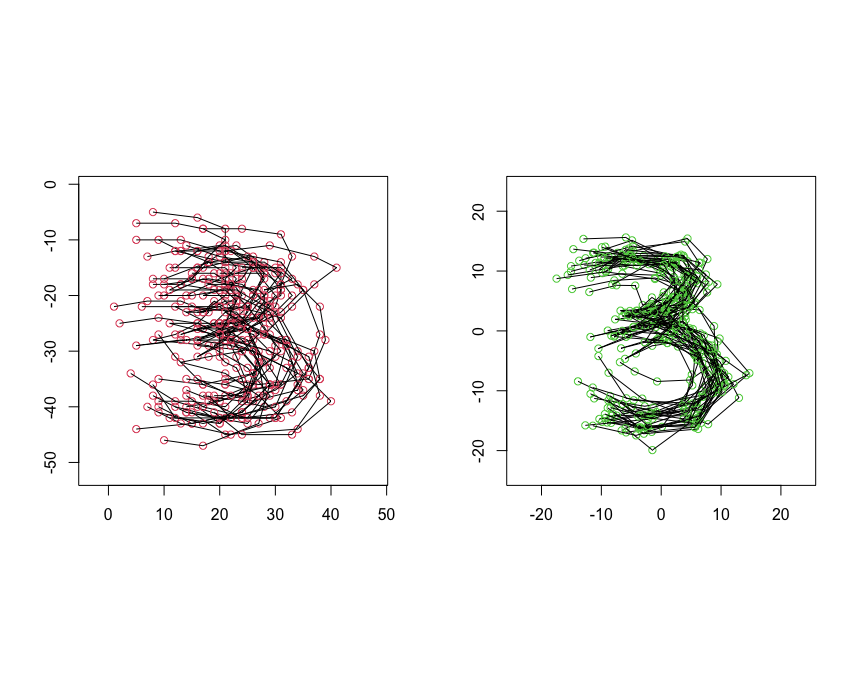

R code for this plot:
#%%%%%%%%%%%%%%%%%%%%%%%%%%%%%%%%%%%%%%%%%%%%%%%%%%%%%%%%%%%%%%%%%%%%

# R code to reproduce Figure 7.12 from the book by 
# J.S. Marron and Ian L. Dryden on Object Oriented Data Analysis

# Requires the shapes library installing:  install.packages("shapes")

#%%%%%%%%%%%%%%%%%%%%%%%%%%%%%%%%%%%%%%%%%%%%%%%%%%%%%%%%%%%%%%%%%%%%

library(shapes)
par(mfrow=c(1,2))
plotshapes(digit3.dat,col=2,joinline=1:13)
plotshapes(procGPA(digit3.dat)$rotated,col=3,joinline=1:13)
